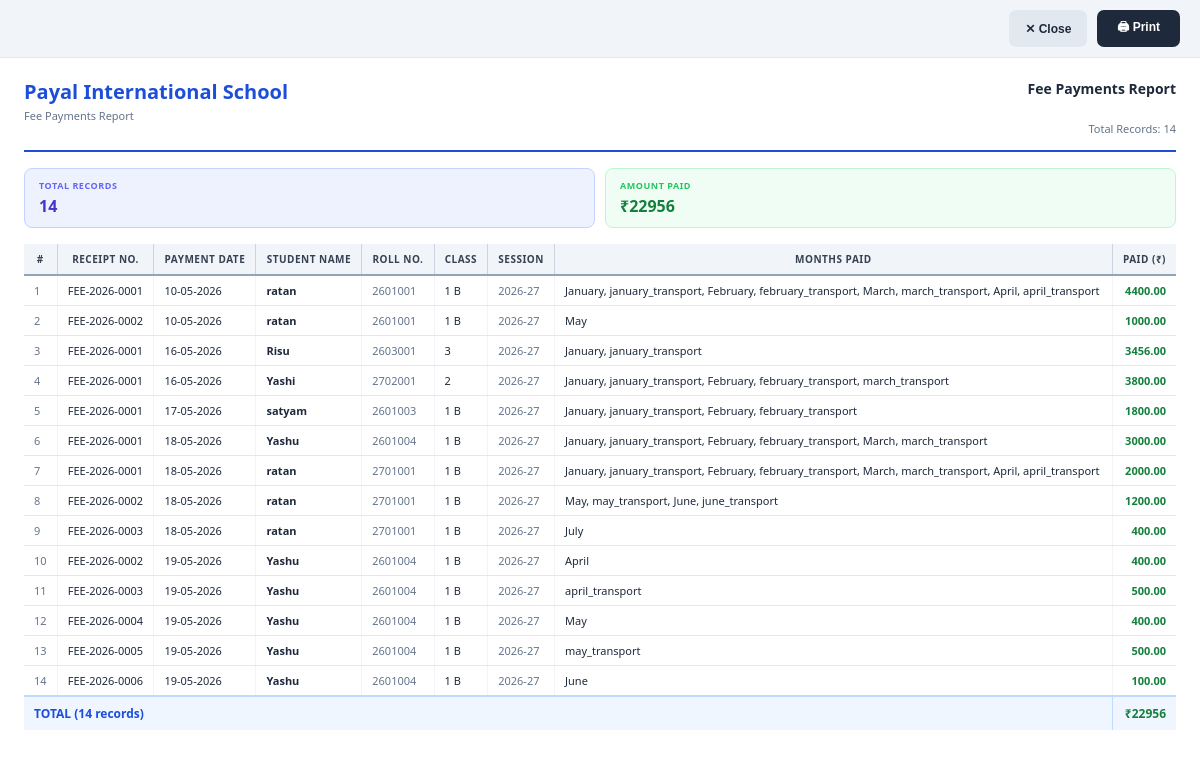
The app's page /school/reports/fees/print/ (signed in) with its own data.
### core/models.py (models this page shows, shortened)
class School(models.Model):
    name = models.CharField(max_length=200)
    subdomain = models.SlugField(
        max_length=63, unique=True, null=True, blank=True,
        help_text='URL slug for this school, e.g. "greenwood" → greenwood.erpdomain.com',
    )
    phone = models.CharField(max_length=20, blank=True)
    email = models.EmailField(blank=True)
    logo = models.ImageField(upload_to='school_logos/', blank=True, null=True)
    address = models.TextField(blank=True)
    is_active = models.BooleanField(default=True)
    fee_per_student = models.DecimalField(max_digits=8, decimal_places=2, default=0)
    created_at = models.DateTimeField(auto_now_add=True)

class FeePayment(models.Model):
    school = models.ForeignKey(School, on_delete=models.CASCADE)
    receipt_number = models.CharField(max_length=20, editable=False)
    student = models.ForeignKey(Student, on_delete=models.PROTECT, related_name='fee_payments')
    payment_date = models.DateField(default=timezone.localdate)
    academic_session = models.CharField(max_length=20, blank=True, default='')
    payment_months = models.JSONField(default=list, blank=True)
    exam_fee_items = models.JSONField(default=list, blank=True)
    gross_amount = models.DecimalField(max_digits=10, decimal_places=2, default=Decimal('0.00'))
    transport_amount = models.DecimalField(max_digits=10, decimal_places=2, default=Decimal('0.00'))
    amount_paid = models.DecimalField(max_digits=10, decimal_places=2, default=Decimal('0.00'))
    balance_due = models.DecimalField(max_digits=10, decimal_places=2, default=Decimal('0.00'))
    advance_balance = models.DecimalField(max_digits=10, decimal_places=2, default=Decimal('0.00'))
    advance_used = models.DecimalField(max_digits=10, decimal_places=2, default=Decimal('0.00'))
    is_lump_sum = models.BooleanField(default=False)
    collected_by = models.ForeignKey('core.User', on_delete=models.PROTECT, related_name='collected_payments')
    created_at = models.DateTimeField(auto_now_add=True)
    class Meta:
        ordering = ['-payment_date', '-id']

class Student(models.Model):
    STATUS_ACTIVE = 'active'
    STATUS_INACTIVE = 'inactive'
    STATUS_PROMOTED = 'promoted'
    STATUS_FAIL = 'fail'
    STATUS_CHOICES = [
        (STATUS_INACTIVE, 'Transferred'),
        (STATUS_PROMOTED, 'Promoted'),
        (STATUS_FAIL, 'Fail'),
    ]
    school = models.ForeignKey(School, on_delete=models.CASCADE)
    school_class = models.ForeignKey(SchoolClass, on_delete=models.PROTECT, related_name='students')
    roll_number = models.CharField(max_length=20, editable=False)
    name = models.CharField(max_length=150)
    date_of_birth = models.DateField()
    academic_session = models.CharField(
        max_length=20,
        default=default_current_academic_session,
        validators=[validate_academic_session],
    )
    status = models.CharField(max_length=20, choices=STATUS_CHOICES, default=STATUS_ACTIVE)
    father_name = models.CharField(max_length=120)
    mother_name = models.CharField(max_length=120, default='')
    father_phone = models.CharField(
        max_length=20,
        validators=[RegexValidator(r'^\d{10}$', message='Father phone must be exactly 10 digits.')],
    )
    address = models.TextField()
    blood_group = models.CharField(max_length=10, blank=True, default='')
    previous_school = models.CharField(max_length=200, blank=True, default='')
    aadhaar_number = models.CharField(max_length=12, blank=True, default='')
    pen_number = models.CharField(max_length=20, blank=True, default='')
    religion = models.CharField(max_length=100, default='')
    caste = models.CharField(max_length=100, default='')
    admission_date = models.DateField(default=timezone.localdate)
    transport_opted = models.BooleanField(default=False)
    transport_amount = models.DecimalField(max_digits=10, decimal_places=2, blank=True, null=True)
    discount_months = models.PositiveSmallIntegerField(blank=True, null=True)
    updated_at = models.DateTimeField(auto_now=True)
    created_at = models.DateTimeField(auto_now_add=True)
    class Meta:
        ordering = ['-created_at']

class SchoolClass(models.Model):
    school = models.ForeignKey(School, on_delete=models.CASCADE)
    name = models.CharField(max_length=100)
    class Meta:
        ordering = ['name']

### core/views.py (the view)
# urls.py: path('school/reports/fees/print/', views.report_fees_print, name='report_fees_print'),
@school_only
def report_fees_print(request):
    qs, date_from_str, date_to_str, session = _get_fees_qs(request)
    month_map = dict(MONTH_CHOICES)
    payments = [
        {
            'receipt_number': p.receipt_number,
            'payment_date': p.payment_date.strftime('%d-%m-%Y') if p.payment_date else '',
            'student_name': p.student.name,
            'roll_number': p.student.roll_number,
            'class_name': p.student.school_class.name,
            'session': p.academic_session,
            'months_paid': ', '.join(month_map.get(m, m) for m in (p.payment_months or [])),
            'gross_amount': p.gross_amount,
            'transport_amount': p.transport_amount,
            'amount_paid': p.amount_paid,
            'balance_due': p.balance_due,
            'collected_by': p.collected_by.username if p.collected_by else '',
        }
        for p in qs
    ]
    totals = qs.aggregate(
        gross=Sum('gross_amount'),
        transport=Sum('transport_amount'),
        paid=Sum('amount_paid'),
        balance=Sum('balance_due'),
    )
    return render(request, 'school/reports/print_fees.html', {
        'payments': payments,
        'totals': totals,
        'date_from': date_from_str,
        'date_to': date_to_str,
        'session': session,
        'school': request.user.school,
    })

### core/context_processors.py (called while the page is built)
def software_branding(request):
    try:
        app_settings = SuperUserSettings.get_solo()
    except (OperationalError, ProgrammingError):
        app_settings = None
    return {
        'app_settings': app_settings,
        'current_tenant': getattr(request, 'tenant', None),
    }

### core/models.py (called while the page is built)
    def is_super(self):
        return self.role == self.SUPERUSER

    @classmethod
    def get_solo(cls):
        obj = cls.objects.order_by('pk').first()
        if obj:
            return obj
        return cls.objects.create()

### core/views.py (called while the page is built)
def school_only(fn):
    @wraps(fn)
    def wrap(request, *args, **kwargs):
        if not request.user.is_authenticated:
            return redirect('login')
        if request.user.is_super():
            return redirect('super_dashboard')
        tenant = getattr(request, 'tenant', None)
        if tenant is not None and request.user.school_id != tenant.pk:
            user_school = request.user.school
            if user_school and user_school.subdomain:
                return redirect(user_school.get_tenant_url() + '/school/')
            return redirect('login')
        return fn(request, *args, **kwargs)
    return wrap

### templates/school/reports/print_fees.html (shortened to what this page needs)
<!DOCTYPE html>
<html lang="en">
<head>
</head>
<body>
<div class="no-print">
  <button class="btn-close" onclick="window.close()">✕ Close</button>
  <button class="btn-print" onclick="window.print()">🖨 Print</button>
</div>
<div class="page">
  <div class="report-header">
    <div class="school-info">
      <h1>{{ school.name }}</h1>
      <p>Fee Payments Report{% if session %} &mdash; Session {{ session }}{% endif %}</p>
    </div>
    <div class="report-meta">
      <strong>Fee Payments Report</strong>
      {% if date_to %} &nbsp;To: {{ date_to }}{% endif %}<br>
      Total Records: {{ payments|length }}
    </div>
  </div>
  <div class="summary-bar">
    <div class="summary-card card-indigo">
      <div class="s-label">Total Records</div>
      <div class="s-value">{{ payments|length }}</div>
    </div>
    <div class="summary-card card-green">
      <div class="s-label">Amount Paid</div>
      <div class="s-value">&#8377;{{ totals.paid|floatformat:0|default:"0" }}</div>
    </div>
  </div>
  {% if payments %}
  <table>
    <thead>
      <tr>
        <th>#</th>
        <th>Receipt No.</th>
        <th>Payment Date</th>
        <th>Student Name</th>
        <th>Roll No.</th>
        <th>Class</th>
        <th>Session</th>
        <th>Months Paid</th>
        <th class="text-right">Paid (&#8377;)</th>
      </tr>
    </thead>
    <tbody>
      {% for p in payments %}
      <tr>
        <td class="text-muted">{{ forloop.counter }}</td>
        <td>{{ p.receipt_number }}</td>
        <td>{{ p.payment_date }}</td>
        <td><strong>{{ p.student_name }}</strong></td>
        <td class="text-muted">{{ p.roll_number }}</td>
        <td>{{ p.class_name }}</td>
        <td class="text-muted">{{ p.session }}</td>
        <td>{{ p.months_paid }}</td>
        <td class="text-right text-success">{{ p.amount_paid }}</td>
      </tr>
      {% endfor %}
    </tbody>
    <tfoot>
      <tr>
        <td colspan="8" style="color:#1d4ed8;">TOTAL ({{ payments|length }} records)</td>
        <td class="text-right" style="color:#15803d;">&#8377;{{ totals.paid|floatformat:0|default:"0" }}</td>
      </tr>
    </tfoot>
  </table>
  {% else %}
  <p style="text-align:center;padding:40px;color:#94a3b8;">No records found for the selected filters.</p>
  {% endif %}
</div>
</body>
</html>

### templates/school/reports/print_fees.html (style rules this page uses)
*, *::before, *::after { box-sizing: border-box; margin: 0; padding: 0; }
body { font-family: 'Segoe UI', Arial, sans-serif; font-size: 12px; color: #1e293b; background: #fff; }
.no-print { display: flex; gap: 10px; justify-content: flex-end; padding: 10px 20px; background: #f1f5f9; border-bottom: 1px solid #e2e8f0; }
.btn-print { background: #1e293b; color: #fff; border: none; padding: 8px 20px; border-radius: 7px; font-size: 12px; font-weight: 600; cursor: pointer; }
.btn-close { background: #e2e8f0; color: #1e293b; border: none; padding: 8px 16px; border-radius: 7px; font-size: 12px; font-weight: 600; cursor: pointer; }
.page { padding: 20px 24px 24px; }
.report-header { display: flex; align-items: flex-start; justify-content: space-between; border-bottom: 2px solid #1d4ed8; padding-bottom: 12px; margin-bottom: 16px; }
.report-header .school-info h1 { font-size: 20px; font-weight: 800; color: #1d4ed8; }
.report-header .school-info p { font-size: 11px; color: #64748b; margin-top: 3px; }
.report-header .report-meta { text-align: right; font-size: 11px; color: #64748b; line-height: 1.6; }
.report-header .report-meta strong { display: block; font-size: 14px; font-weight: 700; color: #1e293b; margin-bottom: 2px; }
.summary-bar { display: flex; gap: 10px; margin-bottom: 16px; }
.summary-card { flex: 1; border-radius: 8px; padding: 10px 14px; border: 1.5px solid #e2e8f0; }
.summary-card .s-label { font-size: 9px; font-weight: 700; text-transform: uppercase; letter-spacing: .06em; }
.summary-card .s-value { font-size: 16px; font-weight: 700; margin-top: 3px; }
.card-green { background: #f0fdf4; border-color: #bbf7d0; }
.card-green .s-label { color: #22c55e; }
.card-green .s-value { color: #15803d; }
.card-indigo { background: #eef2ff; border-color: #c7d2fe; }
.card-indigo .s-label { color: #6366f1; }
.card-indigo .s-value { color: #4338ca; }
table { width: 100%; border-collapse: collapse; font-size: 11px; }
thead th { font-size: 10px; font-weight: 700; text-transform: uppercase; letter-spacing: .05em; color: #374151; background: #f1f5f9; border-bottom: 2px solid #94a3b8; border-right: 1px solid #cbd5e1; padding: 8px 10px; white-space: nowrap; }
thead th:last-child { border-right: none; }
tbody td { padding: 7px 10px; border-bottom: 1px solid #e2e8f0; border-right: 1px solid #f1f5f9; vertical-align: middle; }
tbody td:last-child { border-right: none; }
tbody tr:last-child td { border-bottom: none; }
tfoot td { padding: 8px 10px; font-weight: 700; font-size: 12px; background: #eff6ff; border-top: 2px solid #bfdbfe; border-right: 1px solid #bfdbfe; }
tfoot td:last-child { border-right: none; }
.text-success { color: #15803d; font-weight: 600; }
.text-muted { color: #64748b; }
.text-right { text-align: right; }

### records on screen
School: name "Payal International School"
FeePayment: receipt_number "FEE-2026-0001", session "2026-27", amount_paid "4400.00"
Student: student_name "ratan" "ratan", roll_number "2601001" "2601001"
SchoolClass: class_name "1 B" "1 B" "1 B" "1 B" "1 B" "1 B" "1 B" "1 B" "1 B" "1 B" "1 B" "1 B"
FeePayment: receipt_number "FEE-2026-0002", session "2026-27", amount_paid "1000.00"
FeePayment: receipt_number "FEE-2026-0001", session "2026-27", amount_paid "3456.00"
Student: student_name "Risu", roll_number "2603001"
FeePayment: receipt_number "FEE-2026-0001", session "2026-27", amount_paid "3800.00"
Student: student_name "Yashi", roll_number "2702001"
FeePayment: receipt_number "FEE-2026-0001", session "2026-27", amount_paid "1800.00"
Student: student_name "satyam", roll_number "2601003"
FeePayment: receipt_number "FEE-2026-0001", session "2026-27", amount_paid "3000.00"
Student: student_name "Yashu" "Yashu" "Yashu" "Yashu" "Yashu" "Yashu", roll_number "2601004" "2601004" "2601004" "2601004" "2601004" "2601004"
FeePayment: receipt_number "FEE-2026-0001", session "2026-27", amount_paid "2000.00"
Student: student_name "ratan" "ratan" "ratan", roll_number "2701001" "2701001" "2701001"
FeePayment: receipt_number "FEE-2026-0002", session "2026-27", amount_paid "1200.00"
FeePayment: receipt_number "FEE-2026-0003", session "2026-27", amount_paid "400.00"
FeePayment: receipt_number "FEE-2026-0002", session "2026-27", amount_paid "400.00"
FeePayment: receipt_number "FEE-2026-0003", session "2026-27", amount_paid "500.00"
FeePayment: receipt_number "FEE-2026-0004", session "2026-27", amount_paid "400.00"
FeePayment: receipt_number "FEE-2026-0005", session "2026-27", amount_paid "500.00"
FeePayment: receipt_number "FEE-2026-0006", session "2026-27", amount_paid "100.00"

### other values on screen
{{ payments|length }} "14"
{{ totals.paid|floatformat:0|default:"0" }} "22956"
{{ p.payment_date }} "10-05-2026" "10-05-2026" "16-05-2026" "16-05-2026" "17-05-2026" "18-05-2026" "18-05-2026" "18-05-2026" "18-05-2026" "19-05-2026" "19-05-2026" "19-05-2026" "19-05-2026" "19-05-2026"
{{ p.months_paid }} "January, january_transport, February, february_transport, March, march_transport, April, april_transport" "May" "January, january_transport" "January, january_transport, February, february_transport, march_transport" "January, january_transport, February, february_transport" "January, january_transport, February, february_transport, March, march_transport" "January, january_transport, February, february_transport, March, march_transport, April, april_transport" "May, may_transport, June, june_transport" "July" "April" "april_transport" "May" "may_transport" "June"
{{ p.class_name }} "3" "2"
